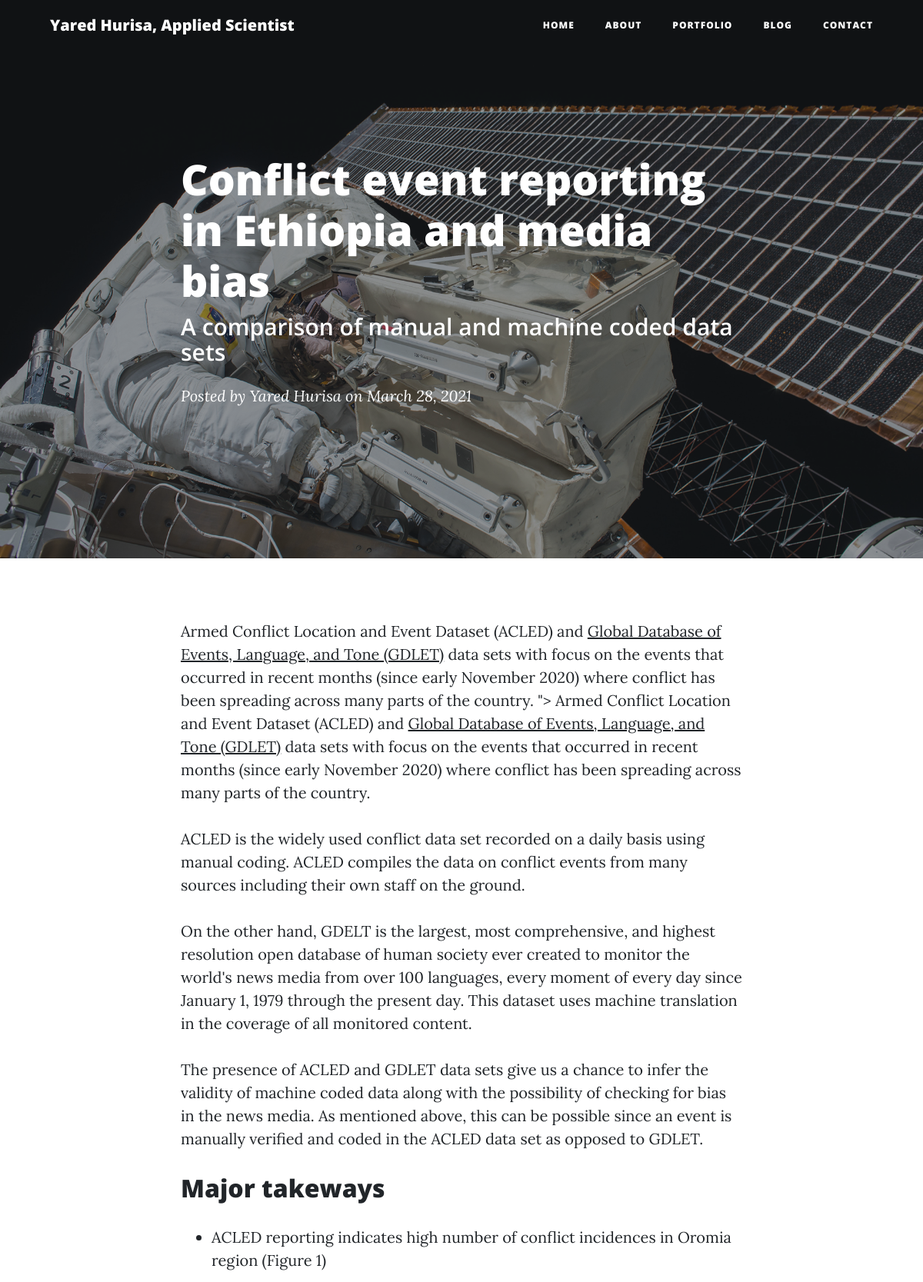
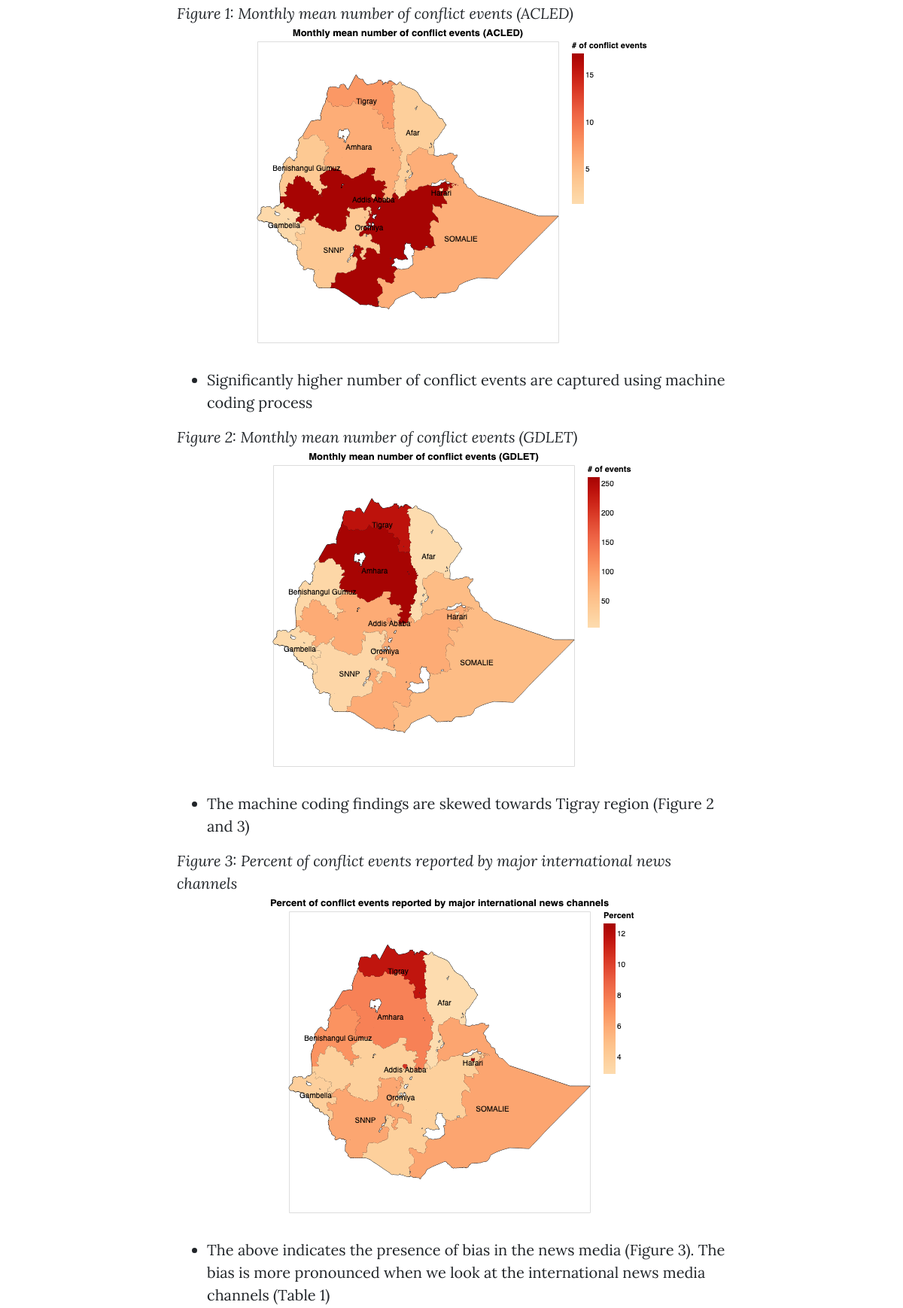
/post/Conflict-event-reporting-in-Ethiopia-and-media-bias (upper part), run on the app's committed database (2 pictures, top to bottom).
### app.py (models this page shows, shortened)
class Posts(db.Model):
    __tablename__ = "Blogpost"
    id = db.Column(db.Integer, primary_key=True)
    title = db.Column(db.String(255))
    subtitle = db.Column(db.String(255))
    content = db.Column(db.Text)
    author = db.Column(db.String(255))
    date_posted = db.Column(db.DateTime)
    slug = db.Column(db.String(255))

### app.py (the view)
@app.route("/post/<string:slug>")
def post(slug):
    try:
        post = Posts.query.filter_by(slug=slug).one()
        return render_template("post.html", post=post)
    except sqlalchemy.orm.exc.NoResultFound:
        abort(404)

### templates/post.html (shortened to what this page needs)
<!DOCTYPE html>
<html lang="en">
  <head>
    <link
      href="../static/vendor/bootstrap/css/bootstrap.min.css"
      rel="stylesheet"
    />
    <link
      href="../static/vendor/fontawesome-free/css/all.min.css"
      rel="stylesheet"
      type="text/css"
    />
    <link href="../static/css/clean-blog.min.css" rel="stylesheet" />
  </head>
  <body>
    <nav class="navbar navbar-expand-lg navbar-light fixed-top" id="mainNav">
      <div class="container">
        <a class="navbar-brand" href="/">Yared Hurisa, Applied Scientist</a>
        <div class="collapse navbar-collapse" id="navbarResponsive">
          <ul class="navbar-nav ml-auto">
            <li class="nav-item">
              <a class="nav-link" href="/">Home</a>
            </li>
            <li class="nav-item">
              <a class="nav-link" href="/about">About</a>
            </li>
            <li class="nav-item">
            <a class="nav-link" href="/portfolio">Portfolio</a>
          </li>
            <li class="nav-item">
              <a class="nav-link" href="/blog">Blog</a>
            </li>
            <li class="nav-item">
              <a class="nav-link" href="/contact">Contact</a>
            </li>
          </ul>
        </div>
      </div>
    </nav>
    <header
      class="masthead"
      style="background-image: url('../static/img/post-bg.jpg')"
    >
      <div class="overlay"></div>
      <div class="container">
        <div class="row">
          <div class="col-lg-8 col-md-10 mx-auto">
            <div class="post-heading">
              <h1>{{post.title}}</h1>
              <h2 class="subheading">{{post.subtitle}}</h2>
              <span class="meta"
                >Posted by
                <a href="#">{{post.author}}</a>
                on {{post.date_posted.strftime('%B %d, %Y')}}</span
              >
            </div>
          </div>
        </div>
      </div>
    </header>
    <article>
      <div class="container">
        <div class="row">
          <div class="col-lg-8 col-md-10 mx-auto">
            <p>{{post.content | safe}}</p>
          </div>
        </div>
      </div>
    </article>
                      <link rel="stylesheet" href="https://cdnjs.cloudflare.com/ajax/libs/font-awesome/4.7.0/css/font-awesome.min.css">
    </body>
    </html>

### data on the page
Posts: title "Conflict event reporting in Ethiopia and media bias", subtitle "A comparison of manual and machine coded data sets", author "Yared Hurisa", date_posted "March 28, 2021", content "Armed Conflict Location and Event Dataset (ACLED) and Global Database of Events, Language, and Tone (GDLET) data sets with focus on the events that occurred in recent months (since early November 2020) where conflict has been spreading across many parts of the country. \"> Armed Conflict Location and Event Dataset (ACLED) and Global Database of Events, Language, and Tone (GDLET) data sets with focus on the events that occurred in recent months (since early November 2020) where conflict has been spreading across many parts of the country. ACLED is the widely used conflict data set recorded on a daily basis using manual coding. ACLED compiles the data on conflict events from many sources…", content (picture)
